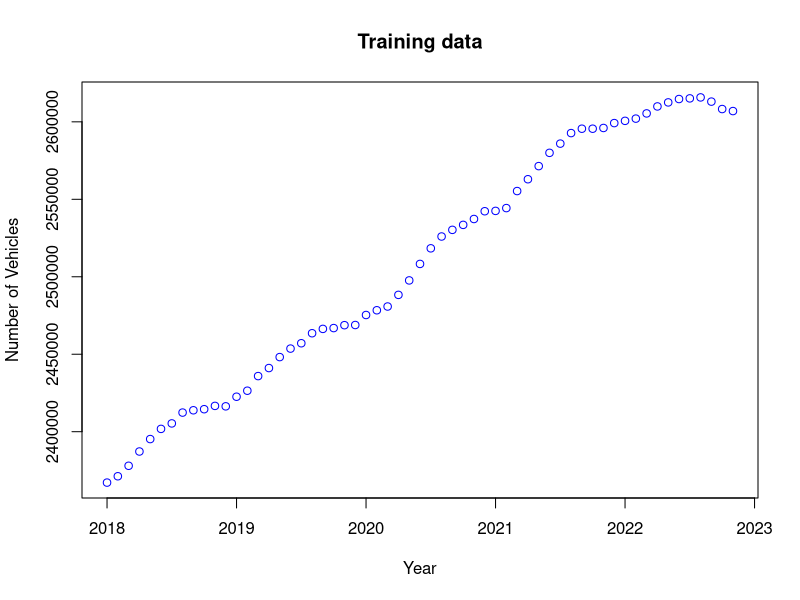
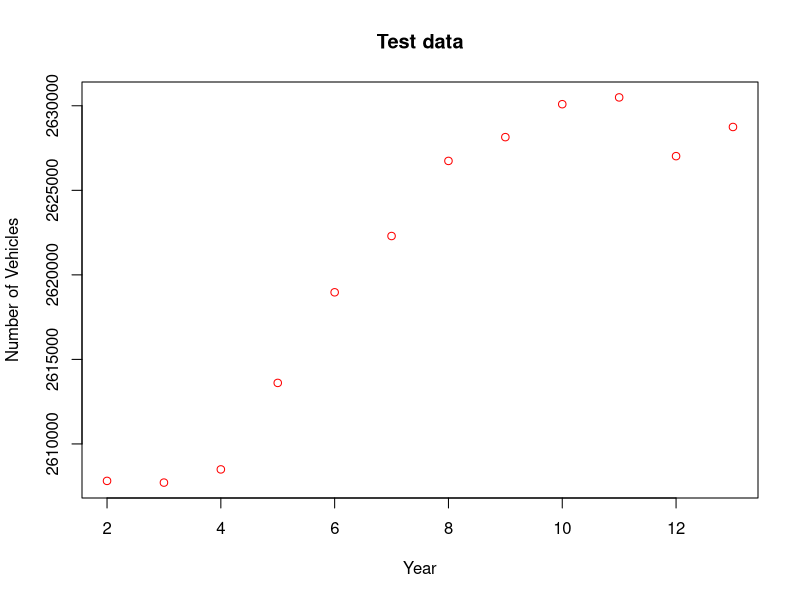
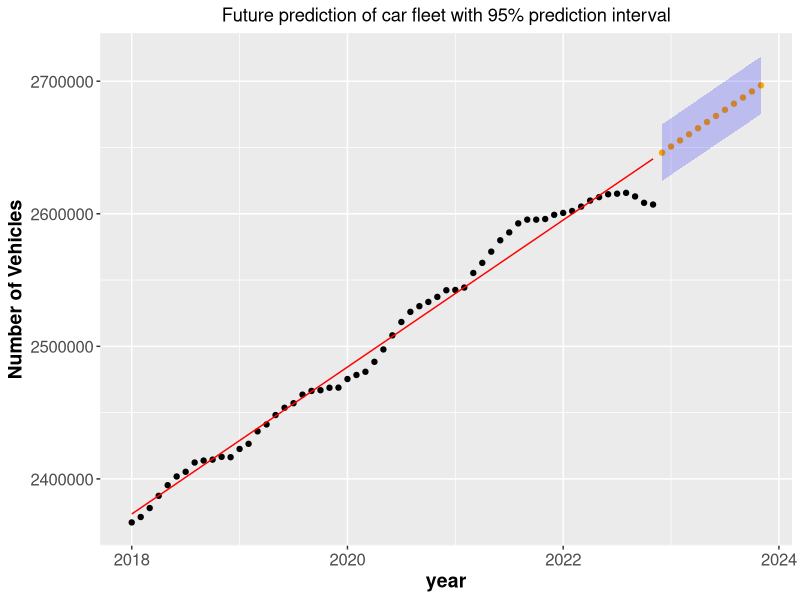
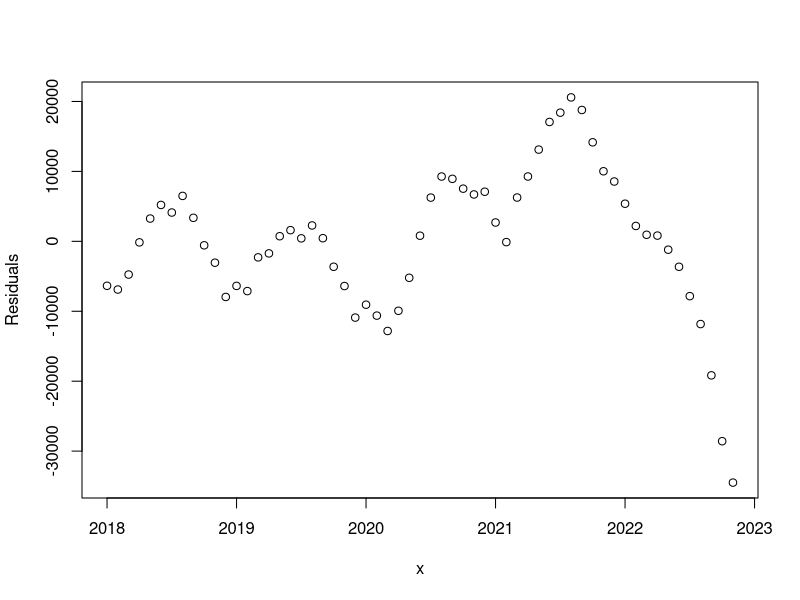
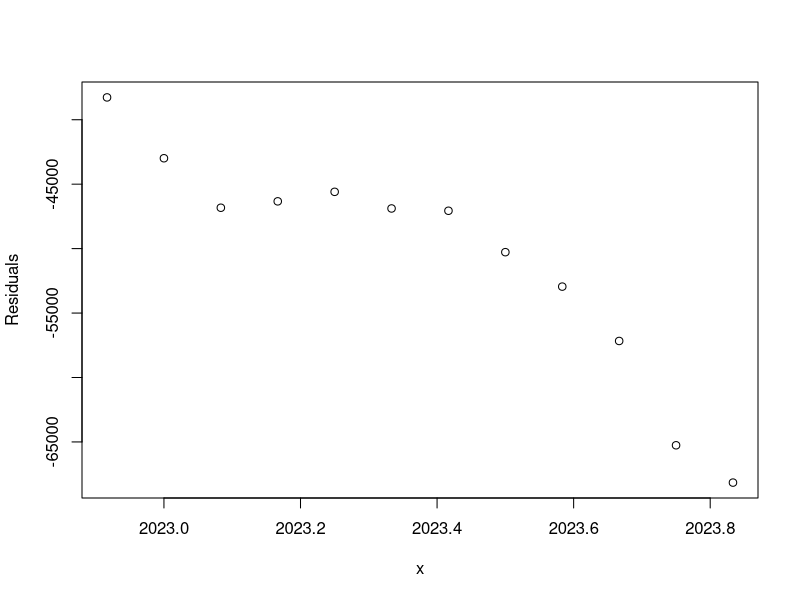
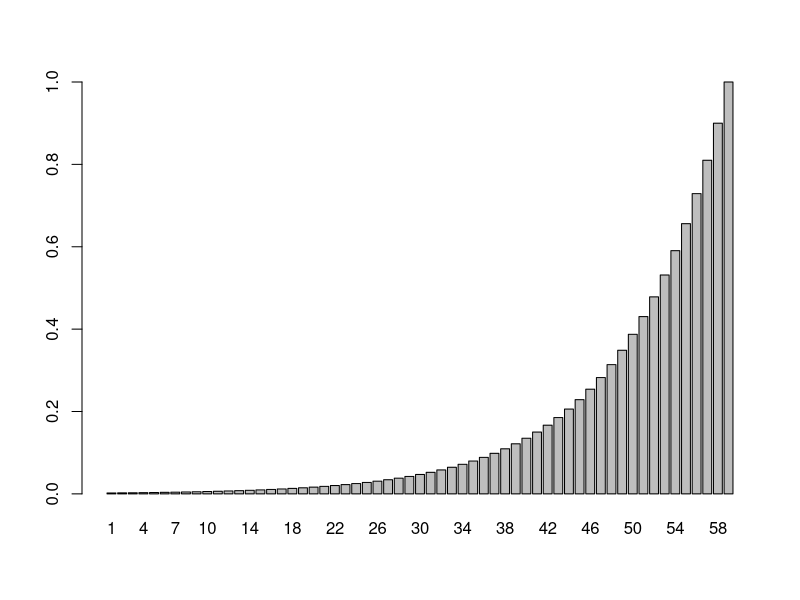

Write R code to recreate these figures, in order. (Note: this script raises an error after producing the figures.)
# Required package to read excel
library("readxl")
library("ggplot2")

### DATA IMPORT ###
# Training Data
my_data <- read_excel("Assignment 1/DST_BIL54_train.xlsx")
n_train <- length(my_data)
train <- unlist(my_data[1, 2:n_train])
x <- seq(2018, 2022 + 10/12, by = 1 / 12)
n = length(x)
y_train = train

# Test Data
my_data <- read_excel("Assignment 1/DST_BIL54_test.xlsx")
n_test <- length(my_data)
test <- unlist(my_data[1, 2:n_test])
y_test = test


##### Q1 #####
plot(x, train, col = "blue", title("Training data"), xlab="Year", ylab="Number of Vehicles")

plot(2:n_test, test, col = "red", title("Test data"), xlab="Year", ylab="Number of Vehicles")




##### Q2 #####
# Q2.1
ones <- rep(1, length(x))
x_ols <- cbind(ones, x)
theta <- solve(t(x_ols) %*% x_ols) %*% t(x_ols) %*% train

y_hat <- x_ols %*% theta
#plot(x, y_hat, col = "blue", title("Training data - OLS estimate"))
print(theta)

# Error, squared errors and residual variance estimate
error <- train - y_hat
RSS_ols <- t(error) %*% error
sigma2 <- as.numeric(RSS_ols) / (n_train - length(theta))

# Variance and std of estimated errors
v_ols <- sigma2 * solve(t(x_ols) %*% x_ols)
s_ols <- sqrt(diag(v_ols))

# Make forecast for next 12 months
x_forecast <- seq(2022 + 11 / 12, 2023 + 10 / 12, by = 1 / 12)
x_forecast <- cbind(1, x_forecast)
y_forecast <- x_forecast %*% theta

# Confidence interval
alpha <- 0.05
vmatrix <- sigma2*(1+(x_forecast%*%solve(t(x_ols)%*%x_ols))%*%t(x_forecast))

CI_lb <- y_forecast - qt(1 - alpha / 2, n_train - length(theta)) * sqrt(diag(vmatrix))
CI_ub <- y_forecast + qt(1 - alpha / 2, n_train - length(theta)) * sqrt(diag(vmatrix))

# Plot fitted model, training data, forecast and CI
df_train <- data.frame(year = x, y = train, y_hat = y_hat)
df_forecast <- data.frame(year = x_forecast[,2], y = y_forecast, CI_lb = CI_lb, CI_ub = CI_ub)


ggplot(df_train, aes(x = year, y=train), title("Prediction of car fleet")) +
  geom_point(col = "black") + 
  geom_line(aes(x = year, y=y_hat), col="red", size = 0.5) +
  geom_point(data = df_forecast, aes(x = year, y = y), col="orange", size=1.5) +
  geom_ribbon(data=df_forecast, aes(x=year,ymin=CI_lb, ymax=CI_ub), inherit.aes=FALSE, alpha=0.2, fill="blue") +
  ggtitle("Future prediction of car fleet with 95% prediction interval") + ylab("Number of Vehicles") +
  theme(plot.title = element_text(hjust = 0.5), axis.text=element_text(size=12), axis.title=element_text(size=14,face="bold"))

# Risidual of model on historic data, clearly not white noise
plot(x, error, ylab = "Residuals")

# Test error, model overestimates car fleet
plot(x_forecast[,2], test - y_forecast, ylab = "Residuals", xlab = "x")




##### Q3 #####

# 3.1
lambda = 0.9
SIGMA_OLS <- diag(n)
SIGMA_WLS <- diag(n)
for (i in 1:n) {
  SIGMA_WLS[i,i] <- 1/lambda^(n-i)
}
print(SIGMA_WLS[55:59,55:59])
W_WLS <- solve(SIGMA_WLS)

# 3.2
weights <- lambda^((n-1):0)
# plot the weights:
barplot(weights, names=1:n)

# 3.3
sum(weights)

# 3.4
WLS <- solve(t(x_ols)%*%solve(SIGMA)%*%x_ols)%*%(t(x_ols)%*%solve(SIGMA)%*%y_train)




##### Q4 #####
